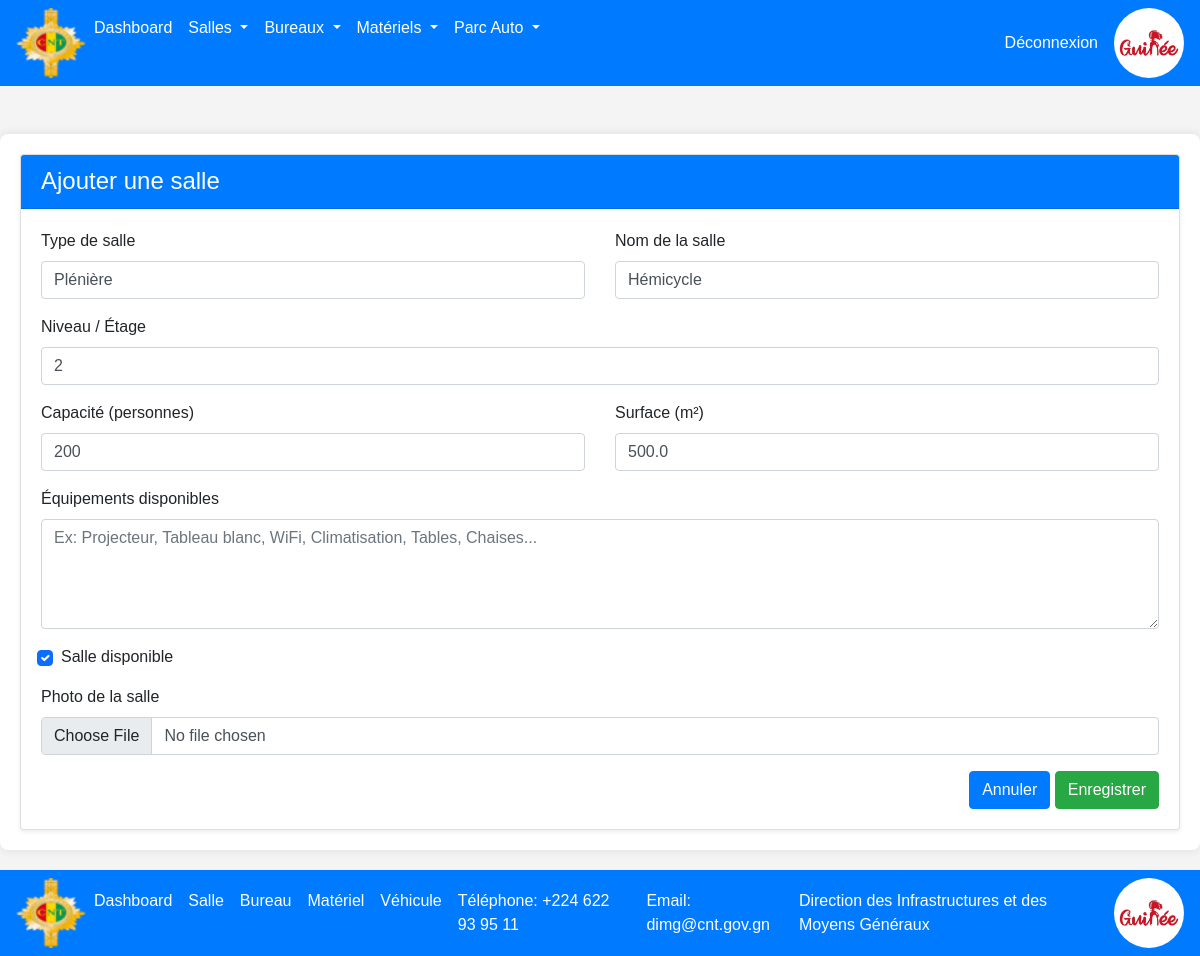
The page /salles/1/edit/ on the database its author committed.
### patrimoine/models.py (models this page shows, shortened)
class Salle(models.Model):
    TYPE_SALLE_CHOICES = [
        ('reunion', 'Réunion'),
        ('conference', 'Conférence'),
        ('pleniere', 'Plénière'),
        ('formation', 'Formation'),  # Ajout d'un type supplémentaire
    ]
    type_salle = models.CharField(
        "Type de salle",
        max_length=100,
        choices=TYPE_SALLE_CHOICES
    )
    nom = models.CharField(
        "Nom",
        max_length=100,
        blank=True,
        default=""
    )
    niveau = models.CharField(
        "Niveau",
        max_length=100,
        blank=True,
        default="",
        help_text="Étage ou niveau de la salle"
    )
    capacite = models.IntegerField(
        "Capacité (personnes)",
        null=True,
        blank=True,
        validators=[MinValueValidator(1), MaxValueValidator(1000)],
        help_text="Nombre maximum de personnes"
    )
    surface = models.FloatField(
        "Surface (m²)",
        null=True,
        blank=True,
        validators=[MinValueValidator(0.01)],
        help_text="Surface en mètres carrés"
    )
    equipements = models.TextField(
        "Équipements",
        blank=True,
        default="",
        help_text="Liste des équipements disponibles"
    )
    disponible = models.BooleanField(
        "Disponible",
        default=True,
        help_text="Indique si la salle est disponible"
    )
    date_creation = models.DateTimeField(
        "Date de création",
        auto_now_add=True
    )
    date_modification = models.DateTimeField(
        "Date de modification",
        auto_now=True
    )
    picture = models.ImageField(
        "photo de la salle",
        blank=True
    )
    class Meta:
        verbose_name = "Salle"
        verbose_name_plural = "Salles"
        ordering = ['nom']

### patrimoine/views.py (the view)
# urls.py: path('salles/<int:pk>/edit/', views.salle_update, name='salle_update'),
def salle_update(request, pk):
    salle = get_object_or_404(Salle, pk=pk)
    if request.method == 'POST':
        form = SalleForm(request.POST, instance=salle)
        if form.is_valid():
            form.save()
            return redirect('salle_detail', pk=pk)
    else:
        form = SalleForm(instance=salle)
    return render(request, 'salles/salle_form.html', {'form': form})

### templates/salles/salle_form.html (shortened to what this page needs)
{% extends 'main.html' %}
{% block content %}
<div class="container mt-5">
    <div class="card shadow-sm">
        <div class="card-header bg-primary text-white">
            <h4 class="mb-0">
                Ajouter une salle
            </h4>
        </div>
        <div class="card-body">
            <form method="post" enctype="multipart/form-data">
                <div class="row">
                    <div class="col-md-6 mb-3">
                        <label class="form-label">{{ form.type_salle.label }}</label>
                        {{ form.type_salle }}
                    </div>
                    <div class="col-md-6 mb-3">
                        <label class="form-label">{{ form.nom.label }}</label>
                        {{ form.nom }}
                    </div>
                </div>
                <div class="mb-3">
                    <label class="form-label">{{ form.niveau.label }}</label>
                    {{ form.niveau }}
                </div>
                <div class="row">
                    <div class="col-md-6 mb-3">
                        <label class="form-label">{{ form.capacite.label }}</label>
                        {{ form.capacite }}
                    </div>
                    <div class="col-md-6 mb-3">
                        <label class="form-label">{{ form.surface.label }}</label>
                        {{ form.surface }}
                    </div>
                </div>
                <div class="mb-3">
                    <label class="form-label">{{ form.equipements.label }}</label>
                    {{ form.equipements }}
                </div>
                <div class="form-check mb-3">
                    {{ form.disponible }}
                    <label class="form-check-label">
                        {{ form.disponible.label }}
                    </label>
                </div>
                <div class="mb-3">
                    <label class="form-label">{{ form.picture.label }}</label>
                    {{ form.picture }}
                </div>
                <div class="text-end">
                    <a href="{% url 'salle_list' %}" class="btn btn-primary">Annuler</a>
                    <button type="submit" class="btn btn-success">
                        Enregistrer
                    </button>
                </div>
            </form>
        </div>
    </div>
</div>
{% endblock %}

### static/css/style.css (style rules this page uses)
body { font-family: Arial, sans-serif; margin: 0; padding: 0; background-color: #f4f4f4; }
.container { max-width: 1200px; margin: 20px auto; padding: 20px; background-color: #ffffff; border-radius: 8px; box-shadow: 0 0 10px rgba(0, 0, 0, 0.1); }

### rows shown on the page
Salle: type_salle "Plénière", nom "Hémicycle", niveau "2", capacite "200", surface "500.0", disponible "☑"
